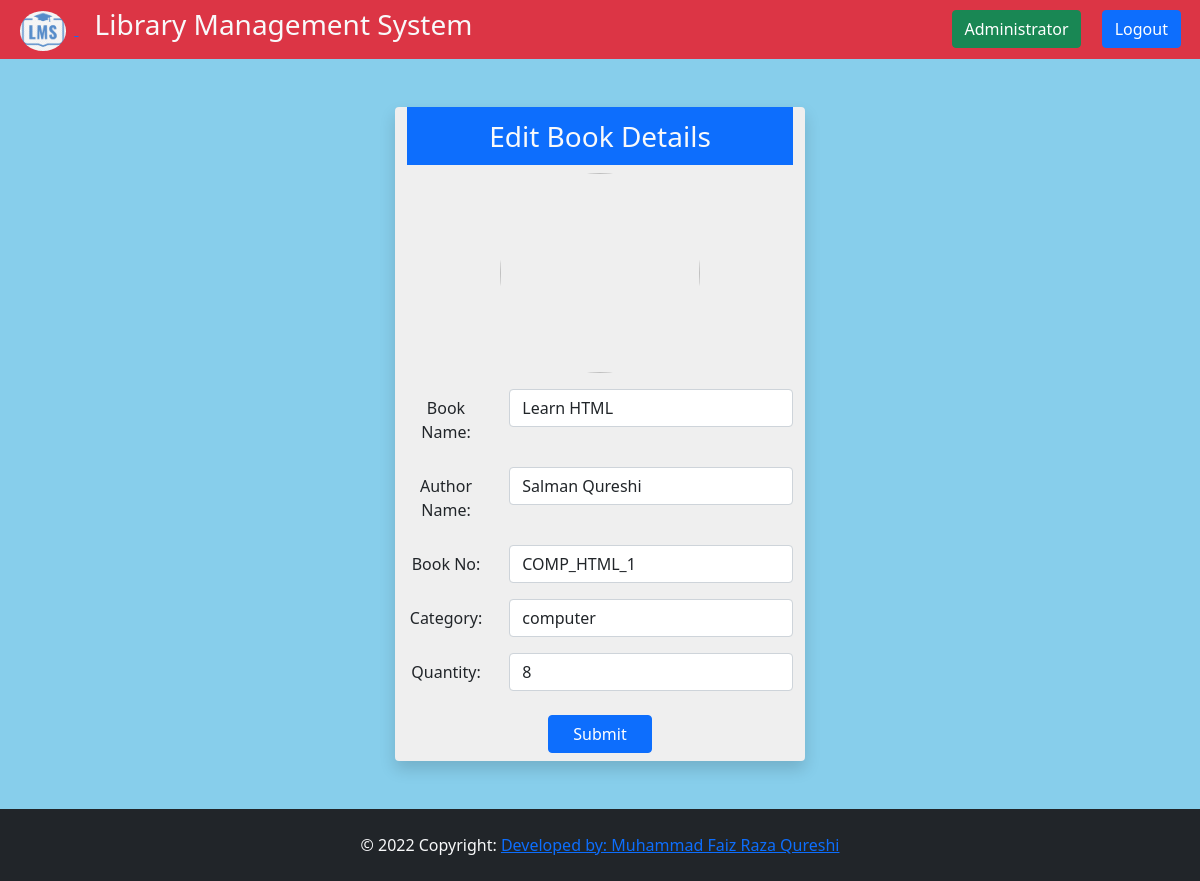
Page /editbook/3 (signed in) on the committed database.
### LibMangSys/models.py (models this page shows, shortened)
class Book(models.Model):
    bookname = models.CharField('book name',max_length=30)
    authorname = models.CharField('author name',max_length=30)
    bookno = models.CharField('bookno',max_length=30)
    category = models.CharField('catogory',max_length=10)
    quantity = models.IntegerField('quantity')

### LibMangSys/views.py (the view, shortened to what this page needs)
# urls.py: path('editbook/<int:id>',views.editbook, name="edit-book"),
def editbook(request,id):
    if request.session.has_key('is_logged'):
        edit = Book.objects.get(id=id)
        return render(request,'LibMangSys/Library Management/editbook.html',{"bookdata":edit})
    return redirect('index')

### LibMangSys/templates/LibMangSys/Library Management/editbook.html (shortened to what this page needs)
{% extends 'LibMangSys/Library Management/basic.html' %}
{% block 'adminbutton' %}
 {% include 'LibMangSys/Library Management/adminbutton.html' %}
{% endblock  %}
{% block body %}
<div class="container text-center my-5 rounded shadow" style="background-color: #efefef ; width:fit-content">
    <h3 class="modal-title bg-primary text-light py-2" id="admin-menu-1">Edit Book Details</h3>
    {% load static %}
    <img src="{% static 'LibMangSys/images/edit.jpg' %}" class="rounded-circle my-2" alt="" height="200px"
        width="200px">
    <form action="{% url 'edit-book' bookdata.id %}" method="POST" enctype="multipart/form-data">
        <div class="mb-3 my-2 row">
            <label for="inputPassword" class="col-sm-3 col-form-label">Book Name: </label>
            <div class="col-sm-9">
                <input type="text" value="{{ bookdata.bookname }}" name="bookname" class="form-control" id="inputPassword" required />
            </div>
        </div>
        <div class="mb-3 my-2 row">
            <label for="inputPassword" class="col-sm-3 col-form-label">Author Name: </label>
            <div class="col-sm-9">
                <input type="text" value="{{ bookdata.authorname }}" name="author" class="form-control" id="inputPassword" required />
            </div>
        </div>
        <div class="mb-3 my-2 row">
            <label for="inputPassword" class="col-sm-3 col-form-label">Book No: </label>
            <div class="col-sm-9">
                <input type="text" value="{{ bookdata.bookno }}" name="bookno" class="form-control" id="inputPassword" required />
            </div>
        </div>
        <div class="mb-3 my-2 row">
            <label for="inputPassword" class="col-sm-3 col-form-label">Category: </label>
            <div class="col-sm-9">
                <input type="text" value="{{ bookdata.category }}" name="category" class="form-control" id="inputPassword" required />
            </div>
        </div>
        <div class="mb-3 my-2 row">
            <label for="inputPassword" class="col-sm-3 col-form-label">Quantity: </label>
            <div class="col-sm-9">
                <input type="text" value="{{  bookdata.quantity }}" name="quantity" class="form-control" id="inputPassword" required />
            </div>
        </div>
        <button type="submit" class="btn btn-primary px-4 my-2">Submit</button>
    </form>
</div>
{% endblock %}

### LibMangSys/static/LibMangSys/css/style.css (style rules this page uses)
* { margin: 0; padding: 0; box-sizing: border-box; }
body { background: skyblue; }

### rows in the picture
Book: bookname "Learn HTML", author "Salman Qureshi", bookno "COMP_HTML_1", category "computer", quantity "8"
